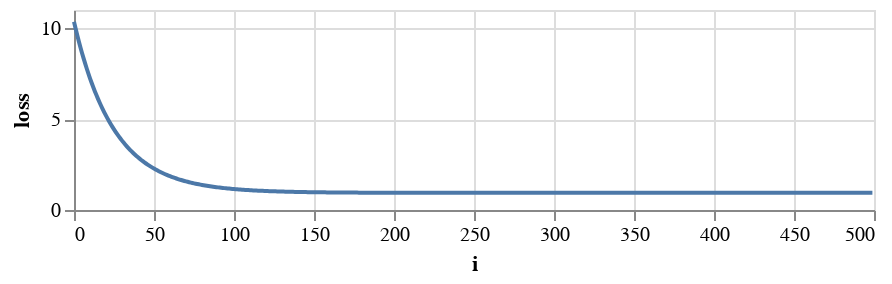

Notebook cell for this chart:
### Markdown cell above
And we can see how the loss changes over the iterations:

### Code cell
import altair as alt
import pandas as pd

loss_df = pd.DataFrame({'i':range(500), 'loss':loss_record})
alt.Chart(loss_df, height=100).mark_line().encode(x='i', y='loss')

### Figure 1 — Vega-Lite specification as saved in the notebook (floating-point values rounded to 4 significant figures; data arrays with more than 128 entries replaced by an {"elided": "..."} marker saying what was removed)
{"$schema": "https://vega.github.io/schema/vega-lite/v3.4.0.json", "config": {"mark": {"tooltip": null}, "view": {"height": 300, "width": 400}}, "data": {"name": "data-b926759685f834bff6d105364dfe349e"}, "datasets": {"data-b926759685f834bff6d105364dfe349e": {"elided": "500 records"}}, "encoding": {"x": {"field": "i", "type": "quantitative"}, "y": {"field": "loss", "type": "quantitative"}}, "height": 100, "mark": "line"}
